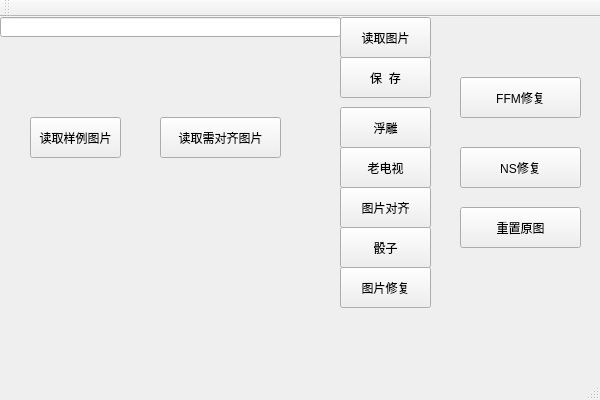
<?xml version="1.0" encoding="UTF-8"?>
<ui version="4.0">
 <class>OpenCVQTClass</class>
 <widget class="QMainWindow" name="OpenCVQTClass">
  <property name="geometry">
   <rect>
    <x>0</x>
    <y>0</y>
    <width>600</width>
    <height>400</height>
   </rect>
  </property>
  <property name="windowTitle">
   <string>OpenCVQT</string>
  </property>
  <widget class="QWidget" name="centralWidget">
   <widget class="QPushButton" name="loadButton">
    <property name="geometry">
     <rect>
      <x>340</x>
      <y>0</y>
      <width>91</width>
      <height>41</height>
     </rect>
    </property>
    <property name="text">
     <string>读取图片</string>
    </property>
   </widget>
   <widget class="QPushButton" name="saveButton">
    <property name="geometry">
     <rect>
      <x>340</x>
      <y>40</y>
      <width>91</width>
      <height>41</height>
     </rect>
    </property>
    <property name="text">
     <string>保  存</string>
    </property>
   </widget>
   <widget class="QLineEdit" name="lineEdit">
    <property name="geometry">
     <rect>
      <x>0</x>
      <y>0</y>
      <width>341</width>
      <height>20</height>
     </rect>
    </property>
   </widget>
   <widget class="QLabel" name="label">
    <property name="enabled">
     <bool>true</bool>
    </property>
    <property name="geometry">
     <rect>
      <x>0</x>
      <y>20</y>
      <width>341</width>
      <height>241</height>
     </rect>
    </property>
    <property name="text">
     <string/>
    </property>
   </widget>
   <widget class="QPushButton" name="embossButton">
    <property name="geometry">
     <rect>
      <x>340</x>
      <y>90</y>
      <width>91</width>
      <height>41</height>
     </rect>
    </property>
    <property name="text">
     <string>浮雕</string>
    </property>
   </widget>
   <widget class="QPushButton" name="alignButton">
    <property name="geometry">
     <rect>
      <x>340</x>
      <y>170</y>
      <width>91</width>
      <height>41</height>
     </rect>
    </property>
    <property name="text">
     <string>图片对齐</string>
    </property>
   </widget>
   <widget class="QPushButton" name="tdDrawButton">
    <property name="geometry">
     <rect>
      <x>340</x>
      <y>210</y>
      <width>91</width>
      <height>41</height>
     </rect>
    </property>
    <property name="text">
     <string>骰子</string>
    </property>
   </widget>
   <widget class="QPushButton" name="oldTVButton">
    <property name="geometry">
     <rect>
      <x>340</x>
      <y>130</y>
      <width>91</width>
      <height>41</height>
     </rect>
    </property>
    <property name="text">
     <string>老电视</string>
    </property>
   </widget>
   <widget class="QPushButton" name="alignLoad1">
    <property name="geometry">
     <rect>
      <x>30</x>
      <y>100</y>
      <width>91</width>
      <height>41</height>
     </rect>
    </property>
    <property name="text">
     <string>读取样例图片</string>
    </property>
   </widget>
   <widget class="QPushButton" name="alignLoad2">
    <property name="geometry">
     <rect>
      <x>160</x>
      <y>100</y>
      <width>121</width>
      <height>41</height>
     </rect>
    </property>
    <property name="text">
     <string>读取需对齐图片</string>
    </property>
   </widget>
   <widget class="QPushButton" name="repairBtn">
    <property name="geometry">
     <rect>
      <x>340</x>
      <y>250</y>
      <width>91</width>
      <height>41</height>
     </rect>
    </property>
    <property name="text">
     <string>图片修复</string>
    </property>
   </widget>
   <widget class="QPushButton" name="repairFFM">
    <property name="geometry">
     <rect>
      <x>460</x>
      <y>60</y>
      <width>121</width>
      <height>41</height>
     </rect>
    </property>
    <property name="text">
     <string>FFM修复</string>
    </property>
   </widget>
   <widget class="QPushButton" name="repairNS">
    <property name="geometry">
     <rect>
      <x>460</x>
      <y>130</y>
      <width>121</width>
      <height>41</height>
     </rect>
    </property>
    <property name="text">
     <string>NS修复</string>
    </property>
   </widget>
   <widget class="QPushButton" name="repairReset">
    <property name="geometry">
     <rect>
      <x>460</x>
      <y>190</y>
      <width>121</width>
      <height>41</height>
     </rect>
    </property>
    <property name="text">
     <string>重置原图</string>
    </property>
   </widget>
  </widget>
  <widget class="QMenuBar" name="menuBar">
   <property name="geometry">
    <rect>
     <x>0</x>
     <y>0</y>
     <width>600</width>
     <height>22</height>
    </rect>
   </property>
  </widget>
  <widget class="QToolBar" name="mainToolBar">
   <attribute name="toolBarArea">
    <enum>TopToolBarArea</enum>
   </attribute>
   <attribute name="toolBarBreak">
    <bool>false</bool>
   </attribute>
  </widget>
  <widget class="QStatusBar" name="statusBar"/>
 </widget>
 <layoutdefault spacing="6" margin="11"/>
 <resources>
  <include location="OpenCVQT.qrc"/>
 </resources>
 <connections/>
</ui>
